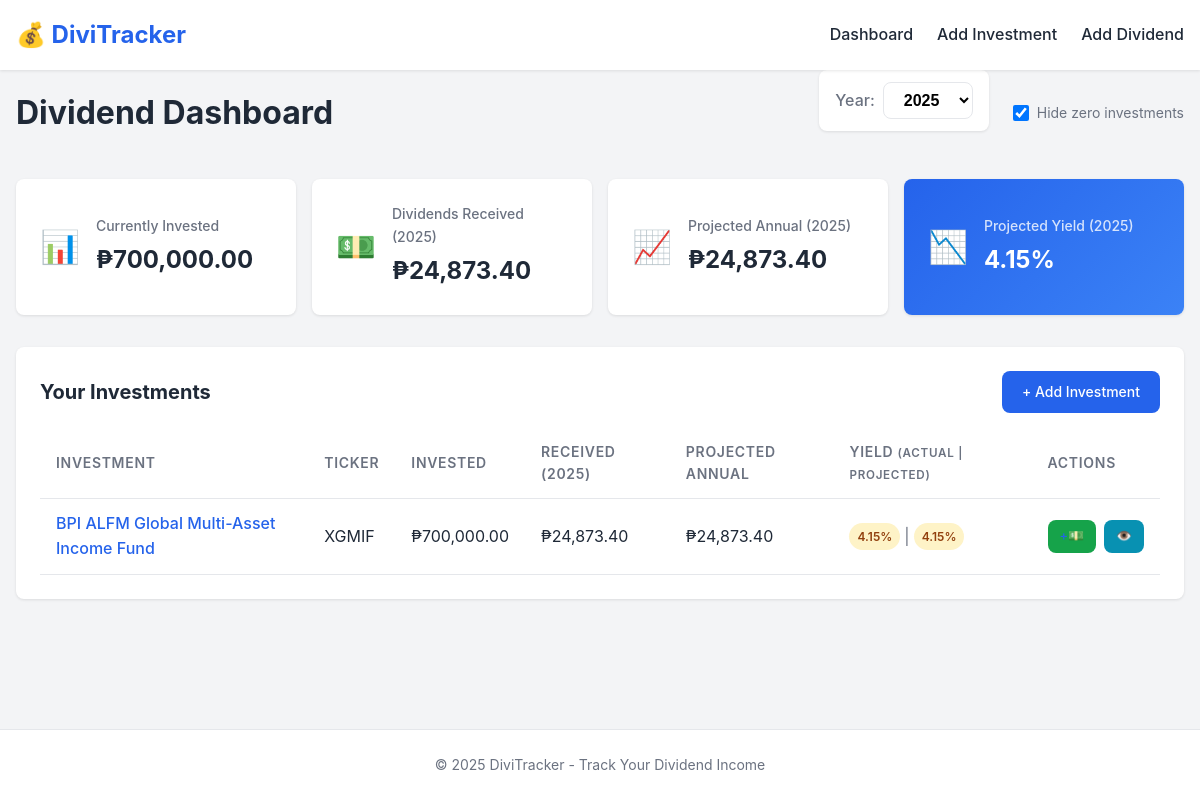
The app's page /, older data.
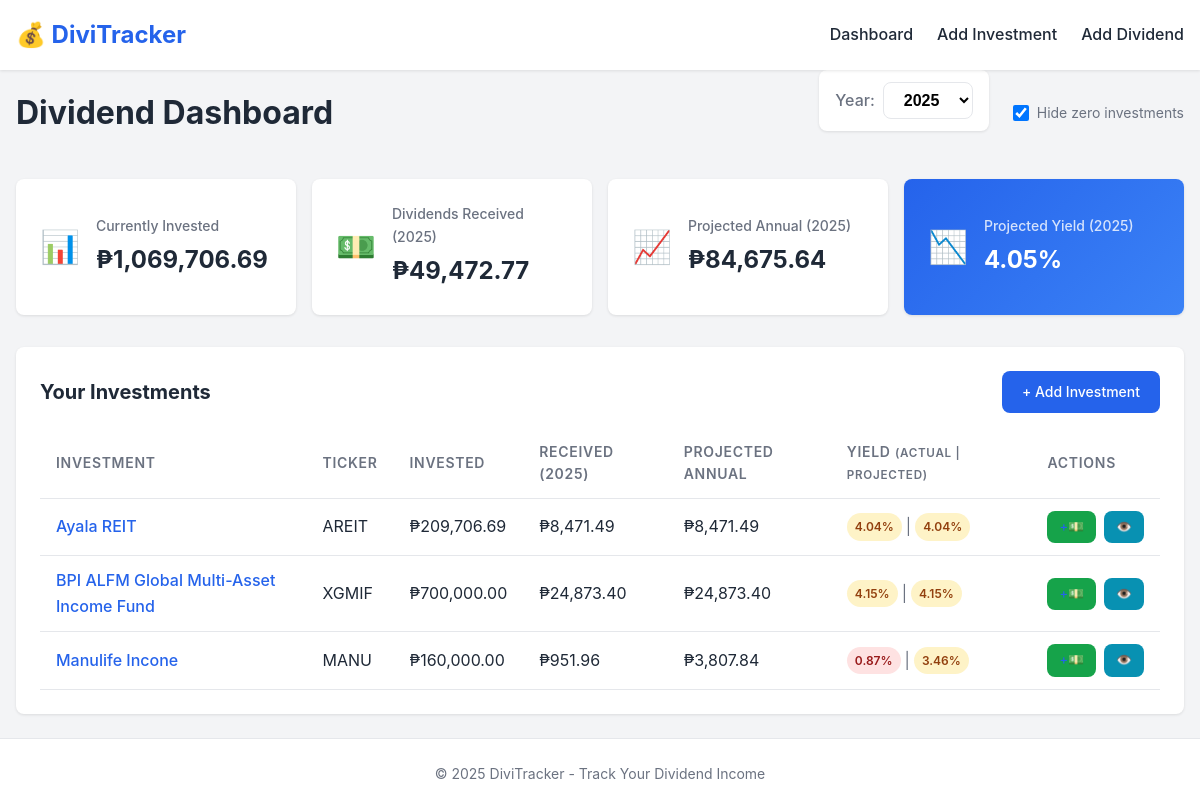
The same page, newer data.
### app/models.py (models this page shows, shortened)
class Investment(db.Model):
    __tablename__ = "investments"
    id: Mapped[int] = mapped_column(Integer, primary_key=True)
    name: Mapped[str] = mapped_column(String(100), unique=True, nullable=False, index=True)
    ticker: Mapped[Optional[str]] = mapped_column(String(20), nullable=True)
    total_invested: Mapped[float] = mapped_column(Float, default=0.0, nullable=False)
    created_at: Mapped[datetime] = mapped_column(DateTime, default=utcnow, nullable=False)
    updated_at: Mapped[datetime] = mapped_column(
        DateTime, default=utcnow, onupdate=utcnow, nullable=False
    )
    dividends: Mapped[list["Dividend"]] = relationship(
        "Dividend",
        back_populates="investment",
        lazy="dynamic",
        cascade="all, delete-orphan",
    )
    def calculate_annual_dividends(self, year: int | None = None) -> float:
        if year is None:
            year = datetime.now(timezone.utc).year
        all_dividends = self.dividends.all()
        total = 0.0
        for dividend in all_dividends:
            if dividend.period_year == year:
                total += dividend.amount
        return total
    def calculate_projected_annual_dividends(self, year: int | None = None) -> float:
        if year is None:
            year = datetime.now(timezone.utc).year
        actual_total = self.calculate_annual_dividends(year)
        current_year = datetime.now(timezone.utc).year
        if year < current_year:
            return actual_total
        if actual_total == 0:
            return 0.0
        year_dividends = [d for d in self.dividends.all() if d.period_year == year]
        if not year_dividends:
            return actual_total
        frequency_totals: dict[str, tuple[float, int]] = {}  # frequency -> (total_amount, count)
        for div in year_dividends:
            freq = div.frequency
            if freq not in frequency_totals:
                frequency_totals[freq] = (0.0, 0)
            current_total, current_count = frequency_totals[freq]
            frequency_totals[freq] = (current_total + div.amount, current_count + 1)
        projected_total = 0.0
        for freq, (total_amount, count) in frequency_totals.items():
            try:
                frequency_enum = DividendFrequency(freq)
                expected_per_year = frequency_enum.annual_multiplier  # 12 for monthly, 4 for quarterly, 1 for yearly
                if count >= expected_per_year:
                    projected_total += total_amount
                else:
                    avg_per_entry = total_amount / count
                    projected_total += avg_per_entry * expected_per_year
            except ValueError:
                projected_total += total_amount
        return projected_total
    def get_investment_amount_for_year(self, year: int | None = None) -> float:
        if year is None:
            year = datetime.now(timezone.utc).year
        year_dividends = [
            d for d in self.dividends.all()
            if d.period_year == year
        ]
        if not year_dividends:
            return self.total_invested
        year_dividends.sort(
            key=lambda d: (d.period_month or 0, d.date_received),
            reverse=True
        )
        most_recent = year_dividends[0]
        if most_recent.investment_amount_at_time and most_recent.investment_amount_at_time > 0:
            return most_recent.investment_amount_at_time
        return self.total_invested
    def calculate_dividend_yield(self, year: int | None = None, projected: bool = False) -> float:
        investment_amount = self.get_investment_amount_for_year(year)
        if investment_amount <= 0:
            return 0.0
        if projected:
            annual_dividends = self.calculate_projected_annual_dividends(year)
        else:
            annual_dividends = self.calculate_annual_dividends(year)
        return (annual_dividends / investment_amount) * 100
    def get_years_with_dividends(self) -> list[int]:
        years = set()
        for dividend in self.dividends.all():
            if dividend.period_year:
                years.add(dividend.period_year)
        return sorted(years, reverse=True)

class Dividend(db.Model):
    __tablename__ = "dividends"
    id: Mapped[int] = mapped_column(Integer, primary_key=True)
    investment_id: Mapped[int] = mapped_column(
        Integer, ForeignKey("investments.id"), nullable=False, index=True
    )
    amount: Mapped[float] = mapped_column(Float, nullable=False)
    frequency: Mapped[str] = mapped_column(String(20), nullable=False)
    investment_amount_at_time: Mapped[Optional[float]] = mapped_column(
        Float, nullable=True
    )
    period_month: Mapped[Optional[int]] = mapped_column(
        Integer, nullable=True
    )
    period_year: Mapped[Optional[int]] = mapped_column(
        Integer, nullable=True
    )
    date_received: Mapped[datetime] = mapped_column(
        DateTime, default=utcnow, nullable=False
    )
    notes: Mapped[Optional[str]] = mapped_column(String(200), nullable=True)
    investment: Mapped["Investment"] = relationship(
        "Investment", back_populates="dividends"
    )

### app/routes/main.py (the view)
@main_bp.route("/")
def index():
    investment_service = InvestmentService()
    portfolio_service = PortfolioService(investment_service)
    investments = investment_service.get_all_investments()
    current_year = datetime.now(timezone.utc).year
    all_years = set()
    for inv in investments:
        all_years.update(inv.get_years_with_dividends())
    all_years.add(current_year)
    years_with_dividends = sorted(all_years, reverse=True)
    selected_year = request.args.get('year', type=int)
    if selected_year is None or selected_year not in years_with_dividends:
        selected_year = current_year
    hide_zero = request.args.get('hide_zero', type=str, default='true') == 'true'
    if hide_zero:
        filtered_investments = [inv for inv in investments if inv.total_invested > 0]
    else:
        filtered_investments = list(investments)
    portfolio_summary = portfolio_service.get_portfolio_summary(year=selected_year)
    return render_template(
        "index.html",
        investments=filtered_investments,
        total_invested=portfolio_summary.total_invested,
        total_annual_dividends=portfolio_summary.total_annual_dividends,
        projected_annual_dividends=portfolio_summary.projected_annual_dividends,
        overall_yield=portfolio_summary.overall_yield,
        projected_yield=portfolio_summary.projected_yield,
        selected_year=selected_year,
        years_with_dividends=years_with_dividends,
        hide_zero=hide_zero,
    )

### app/models.py (called while the page is built)
    @property
    def annual_multiplier(self) -> int:
        multipliers = {
            DividendFrequency.MONTHLY: 12,
            DividendFrequency.QUARTERLY: 4,
            DividendFrequency.SEMI_ANNUAL: 2,
            DividendFrequency.YEARLY: 1,
        }
        return multipliers[self]

### app/services/investment_service.py (called while the page is built)
    def get_all_investments(self) -> Sequence[Investment]:
        return Investment.query.order_by(Investment.name).all()

### templates/index.html (shortened to what this page needs)
{% extends 'base.html' %}
{% block content %}
<div class="dashboard">
    <div class="dashboard-header">
        <h1>Dividend Dashboard</h1>
        <div class="dashboard-filters">
            {% if years_with_dividends %}
            <div class="year-selector">
                <label for="year-select">Year:</label>
                <select id="year-select" onchange="updateFilters()">
                    {% for y in years_with_dividends %}
                    <option value="{{ y }}" {% if y == selected_year %}selected{% endif %}>{{ y }}</option>
                    {% endfor %}
                </select>
            </div>
            {% endif %}
            <div class="filter-checkbox">
                <label>
                    <input type="checkbox" id="hide-zero" {% if hide_zero %}checked{% endif %} onchange="updateFilters()">
                    Hide zero investments
                </label>
            </div>
        </div>
    </div>
    <div class="stats-grid">
        <div class="stat-card">
            <div class="stat-icon">📊</div>
            <div class="stat-content">
                <h3>Currently Invested</h3>
                <p class="stat-value">{{ format_currency(total_invested) }}</p>
            </div>
        </div>
        <div class="stat-card">
            <div class="stat-icon">💵</div>
            <div class="stat-content">
                <h3>Dividends Received ({{ selected_year }})</h3>
                <p class="stat-value">{{ format_currency(total_annual_dividends) }}</p>
            </div>
        </div>
        <div class="stat-card">
            <div class="stat-icon">📈</div>
            <div class="stat-content">
                <h3>Projected Annual ({{ selected_year }})</h3>
                <p class="stat-value">{{ format_currency(projected_annual_dividends) }}</p>
            </div>
        </div>
        <div class="stat-card highlight">
            <div class="stat-icon">📉</div>
            <div class="stat-content">
                <h3>Projected Yield ({{ selected_year }})</h3>
                <p class="stat-value">{{ "%.2f"|format(projected_yield) }}%</p>
            </div>
        </div>
    </div>
    <div class="section">
        <div class="section-header">
            <h2>Your Investments</h2>
            <a href="{{ url_for('investments.add_investment') }}" class="btn btn-primary">+ Add Investment</a>
        </div>
        {% if investments %}
        <div class="table-container">
            <table class="data-table">
                <thead>
                    <tr>
                        <th>Investment</th>
                        <th>Ticker</th>
                        <th>Invested</th>
                        <th>Received ({{ selected_year }})</th>
                        <th>Projected Annual</th>
                        <th>Yield <small>(actual | projected)</small></th>
                        <th>Actions</th>
                    </tr>
                </thead>
                <tbody>
                    {% for investment in investments %}
                    <tr>
                        <td>
                            <a href="{{ url_for('investments.view_investment', investment_id=investment.id) }}">
                                {{ investment.name }}
                            </a>
                        </td>
                        <td>{{ investment.ticker or '-' }}</td>
                        <td>{{ format_currency(investment.total_invested) }}</td>
                        <td>{{ format_currency(investment.calculate_annual_dividends(selected_year)) }}</td>
                        <td>{{ format_currency(investment.calculate_projected_annual_dividends(selected_year)) }}</td>
                        <td>
                            <span class="yield-dual">
                                <span class="yield-badge {% if investment.calculate_dividend_yield(selected_year) >= 5 %}yield-high{% elif investment.calculate_dividend_yield(selected_year) >= 2 %}yield-medium{% else %}yield-low{% endif %}">
                                    {{ "%.2f"|format(investment.calculate_dividend_yield(selected_year)) }}%
                                </span>
                                <span class="yield-separator">|</span>
                                <span class="yield-badge yield-projected {% if investment.calculate_dividend_yield(selected_year, projected=True) >= 5 %}yield-high{% elif investment.calculate_dividend_yield(selected_year, projected=True) >= 2 %}yield-medium{% else %}yield-low{% endif %}">
                                    {{ "%.2f"|format(investment.calculate_dividend_yield(selected_year, projected=True)) }}%
                                </span>
                            </span>
                        </td>
                        <td>
                            <div class="action-buttons">
                                <a href="{{ url_for('dividends.add_dividend', investment_id=investment.id) }}" class="btn btn-sm btn-success" title="Add Dividend">+💵</a>
                                <a href="{{ url_for('investments.view_investment', investment_id=investment.id) }}" class="btn btn-sm btn-info" title="View Details">👁️</a>
                            </div>
                        </td>
                    </tr>
                    {% endfor %}
                </tbody>
            </table>
        </div>
        {% endif %}
    </div>
</div>
{% endblock %}

### templates/base.html (shortened to what this page needs)
<!DOCTYPE html>
<html lang="en">
<head>
    <link rel="stylesheet" href="{{ url_for('static', filename='style.css') }}">
</head>
<body>
    <nav class="navbar">
        <div class="container">
            <a href="{{ url_for('main.index') }}" class="logo">💰 DiviTracker</a>
            <div class="nav-links">
                <a href="{{ url_for('main.index') }}">Dashboard</a>
                <a href="{{ url_for('investments.add_investment') }}">Add Investment</a>
                <a href="{{ url_for('dividends.add_dividend') }}">Add Dividend</a>
            </div>
        </div>
    </nav>
    <main class="container">
        {% block content %}{% endblock %}
    </main>
    <footer class="footer">
        <div class="container">
            <p>&copy; 2025 DiviTracker - Track Your Dividend Income</p>
        </div>
    </footer>
</body>
</html>

Row changes from the older to the newer data that the page shows:
added Investment: name "Ayala REIT", ticker "AREIT", total_invested "₱209,706.69"
added Dividend: period_year+amount "₱8,471.49", period_year+amount+frequency "₱8,471.49", calculate_dividend_yield "4.04", period_year+period_month+date_received "4.04"
added Investment: name "Manulife Incone", ticker "MANU", total_invested "₱160,000.00"
added Dividend: period_year+amount "₱951.96", period_year+amount+frequency "₱3,807.84", calculate_dividend_yield "0.87", period_year+period_month+date_received "3.46"
Text that changed along with them:
{{ "%.2f"|format(projected_yield) }}: "4.15" → "4.05"
text no longer shown: "₱700,000.00 ₱24,873.40 ₱24,873.40"
text now shown: "₱1,069,706.69 ₱49,472.77 ₱84,675.64"
